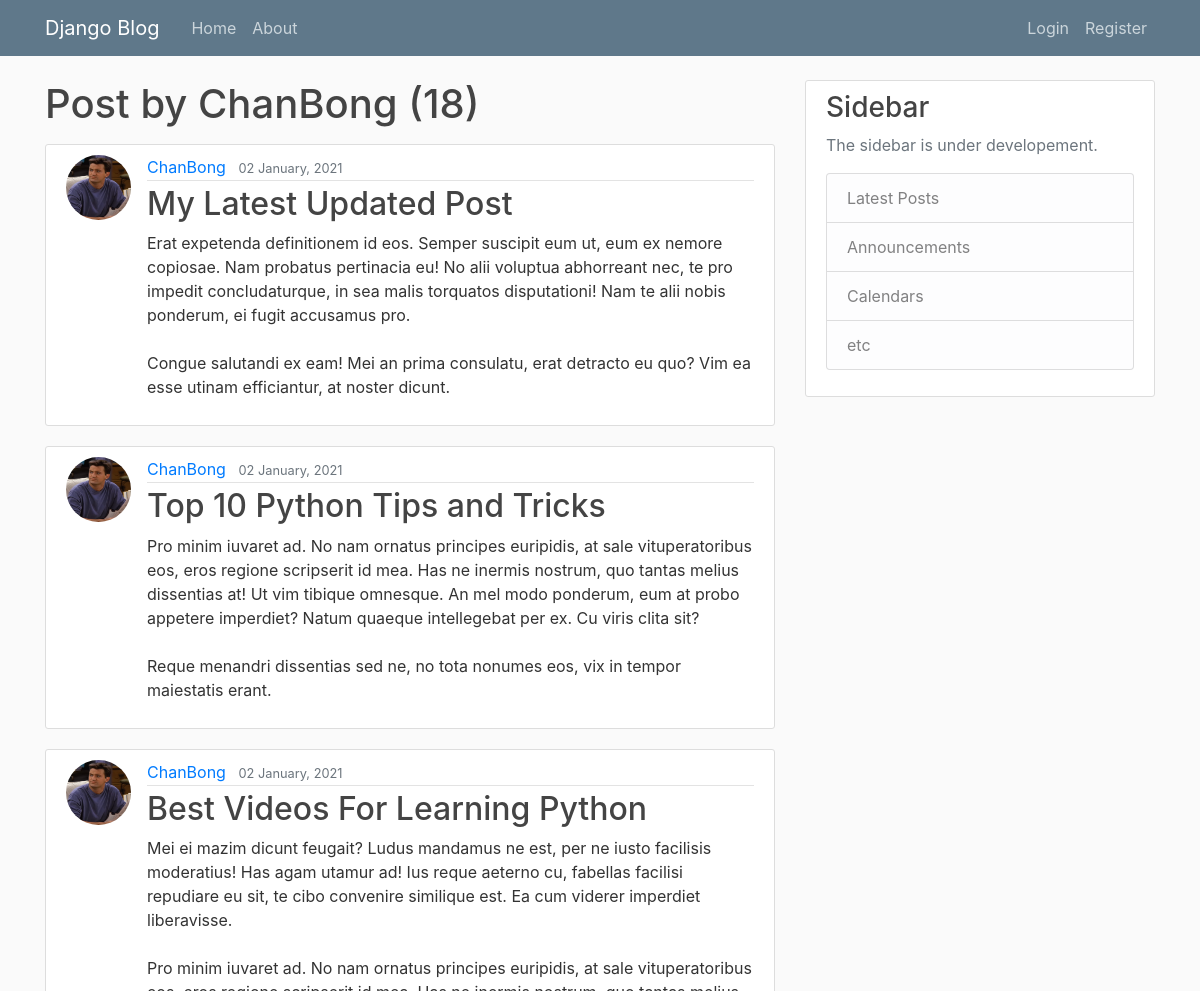
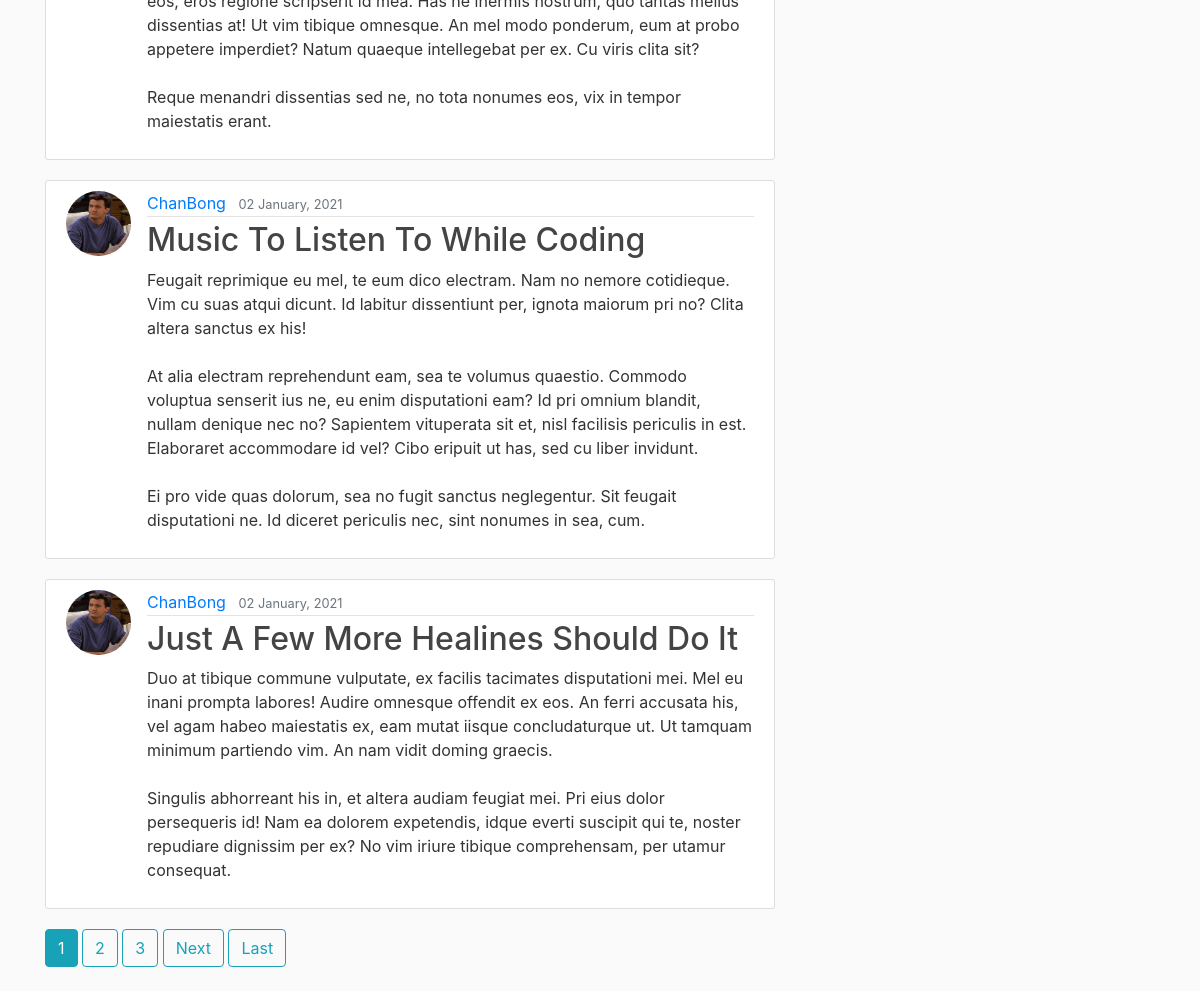
Page /user/ChanBong on the earlier database version (2 pictures, top to bottom).
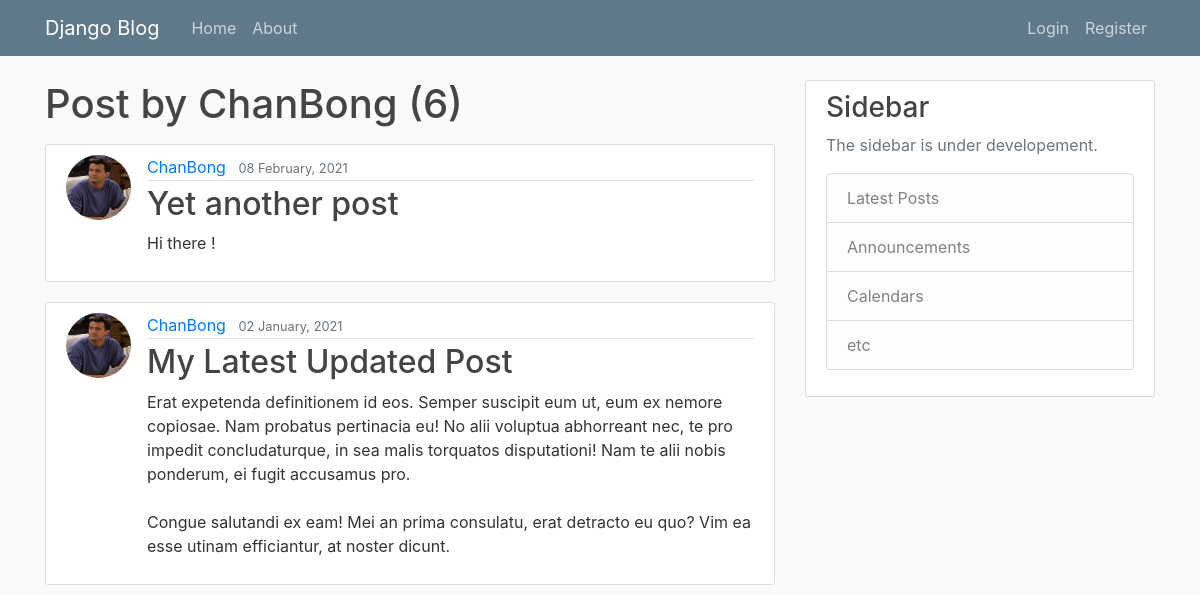
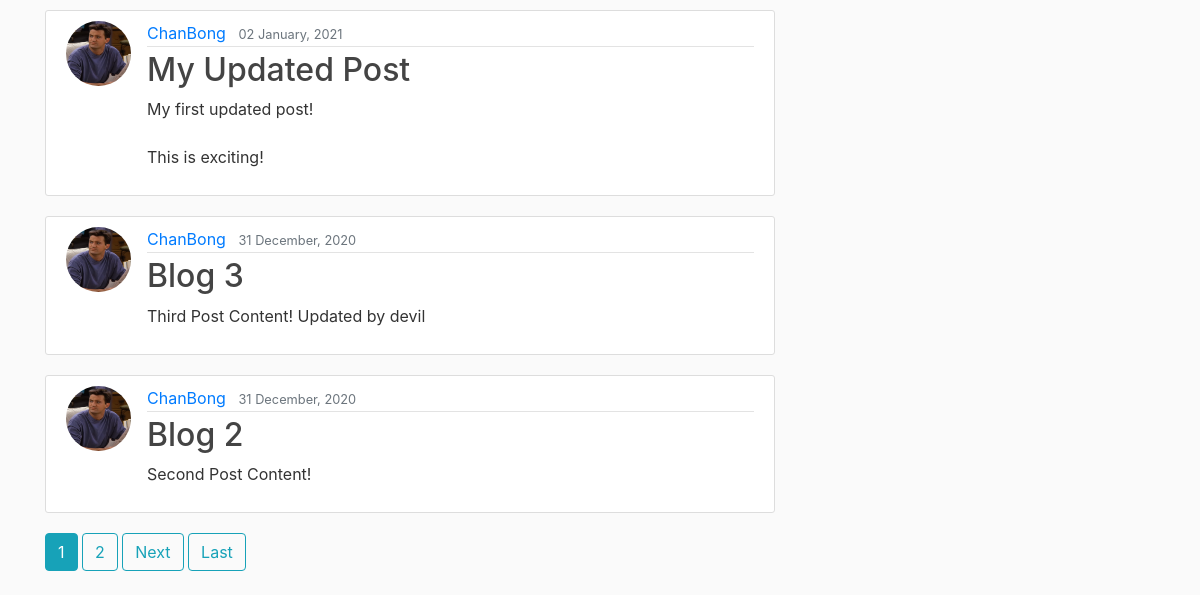
Same page on the later database version (2 pictures, top to bottom).
### blog/models.py (models this page shows, shortened)
class Post(models.Model):
    title = models.CharField(max_length=100)
    content = models.TextField()
    date_posted = models.DateTimeField(default=timezone.now)
    author = models.ForeignKey(User, on_delete=models.CASCADE)

### users/models.py (models this page shows, shortened)
class Profile(models.Model):
    user = models.OneToOneField(User, on_delete=models.CASCADE)
    image = models.ImageField(default='default.jpg', upload_to='profile_pics')

### blog/views.py (the view)
# urls.py: path('user/<str:username>', UserPostView.as_view(), name='user-posts'),
class UserPostView(ListView):
    model = Post
    template_name = 'blog/user_post.html'
    context_object_name = 'posts'
    paginate_by = 5
    def get_queryset(self):
        user = get_object_or_404(User, username=self.kwargs.get('username'))
        return Post.objects.filter(author=user).order_by('-date_posted')

### blog/templates/blog/user_post.html (shortened to what this page needs)
{% extends "blog/base.html" %}
{% block content %}
    <h1 class="mb-3">Post by {{ view.kwargs.username }} ({{ page_obj.paginator.count }})</h1>
    {% for post in posts %}
        <article class="media content-section">
          <img class="rounded-circle article-img" src="{{ post.author.profile.image.url }}">
          <div class="media-body">
            <div class="article-metadata">
              <a class="mr-2" href="{% url 'user-posts' post.author.username %}">{{ post.author }}</a>
              <small class="text-muted">{{ post.date_posted|date:"d F, Y" }}</small>
            </div>
            <h2><a class="article-title" href="{% url 'post-detail' post.id %}">{{ post.title }}</a></h2>
            <p class="article-content">{{ post.content }}</p>
          </div>
        </article>
    {% endfor %}
    {% if is_paginated %}
      {% for num in page_obj.paginator.page_range %}
        {% if page_obj.number == num %}
          <a class="btn btn-info mb-4" href="?page={{ num }}">{{ num }}</a>
        {% elif num > page_obj.number|add:'-3' and num < page_obj.number|add:'3' %}
          <a class="btn btn-outline-info mb-4" href="?page={{ num }}">{{ num }}</a>
        {% endif %}
      {% endfor %}
      {% if page_obj.has_next %}
        <a class="btn btn-outline-info mb-4" href="?page={{ page_obj.next_page_number }}">Next</a>
        <a class="btn btn-outline-info mb-4" href="?page={{ page_obj.paginator.num_pages }}">Last</a>
      {% endif %}
    {% endif %}
{% endblock content %}

Differences in the rows shown:
removed Post: author.profile.image (picture), author "ChanBong", date_posted "02 January, 2021", title "Top 10 Python Tips and Tricks", content "Pro minim iuvaret ad. No nam ornatus principes euripidis, at sale vituperatoribus eos, eros regione scripserit id mea. Has ne inermis nostrum, quo tantas melius dissentias at! Ut vim tibique omnesque. An mel modo ponderum, eum at probo appetere imperdiet? Natum quaeque intellegebat per ex. Cu viris clita sit? Reque menandri dissentias sed ne, no tota nonumes eos, vix in tempor maiestatis erant."
removed Post: author.profile.image (picture), author "ChanBong", date_posted "02 January, 2021", title "Best Videos For Learning Python", content "Mei ei mazim dicunt feugait? Ludus mandamus ne est, per ne iusto facilisis moderatius! Has agam utamur ad! Ius reque aeterno cu, fabellas facilisi repudiare eu sit, te cibo convenire similique est. Ea cum viderer imperdiet liberavisse. Pro minim iuvaret ad. No nam ornatus principes euripidis, at sale vituperatoribus eos, eros regione scripserit id mea. Has ne inermis nostrum, quo tantas melius dissentias at! Ut vim tibique omnesque. An mel modo ponderum, eum at probo appetere imperdiet? Natum quaeque intellegebat per ex. Cu viris clita sit? Reque menandri dissentias sed ne, no tota nonumes eos, vix in tempor maiestatis erant."
removed Post: author.profile.image (picture), author "ChanBong", date_posted "02 January, 2021", title "Music To Listen To While Coding", content "Feugait reprimique eu mel, te eum dico electram. Nam no nemore cotidieque. Vim cu suas atqui dicunt. Id labitur dissentiunt per, ignota maiorum pri no? Clita altera sanctus ex his! At alia electram reprehendunt eam, sea te volumus quaestio. Commodo voluptua senserit ius ne, eu enim disputationi eam? Id pri omnium blandit, nullam denique nec no? Sapientem vituperata sit et, nisl facilisis periculis in est. Elaboraret accommodare id vel? Cibo eripuit ut has, sed cu liber invidunt. Ei pro vide quas dolorum, sea no fugit sanctus neglegentur. Sit feugait disputationi ne. Id diceret periculis nec, sint nonumes in sea, cum."
removed Post: author.profile.image (picture), author "ChanBong", date_posted "02 January, 2021", title "Just A Few More Healines Should Do It", content "Duo at tibique commune vulputate, ex facilis tacimates disputationi mei. Mel eu inani prompta labores! Audire omnesque offendit ex eos. An ferri accusata his, vel agam habeo maiestatis ex, eam mutat iisque concludaturque ut. Ut tamquam minimum partiendo vim. An nam vidit doming graecis. Singulis abhorreant his in, et altera audiam feugiat mei. Pri eius dolor persequeris id! Nam ea dolorem expetendis, idque everti suscipit qui te, noster repudiare dignissim per ex? No vim iriure tibique comprehensam, per utamur consequat."
added Post: author.profile.image (picture), author "ChanBong", date_posted "08 February, 2021", title "Yet another post", content "Hi there !"
now on this page (row unchanged): Post: author.profile.image (picture), author "ChanBong", date_posted "02 January, 2021", title "My Updated Post", content "My first updated post! This is exciting!"
now on this page (row unchanged): Post: author.profile.image (picture), author "ChanBong", date_posted "31 December, 2020", title "Blog 3", content "Third Post Content! Updated by devil"
now on this page (row unchanged): Post: author.profile.image (picture), author "ChanBong", date_posted "31 December, 2020", title "Blog 2", content "Second Post Content!"
Other differences:
{{ page_obj.paginator.count }}: "18" → "6"
list line gone: "3"
